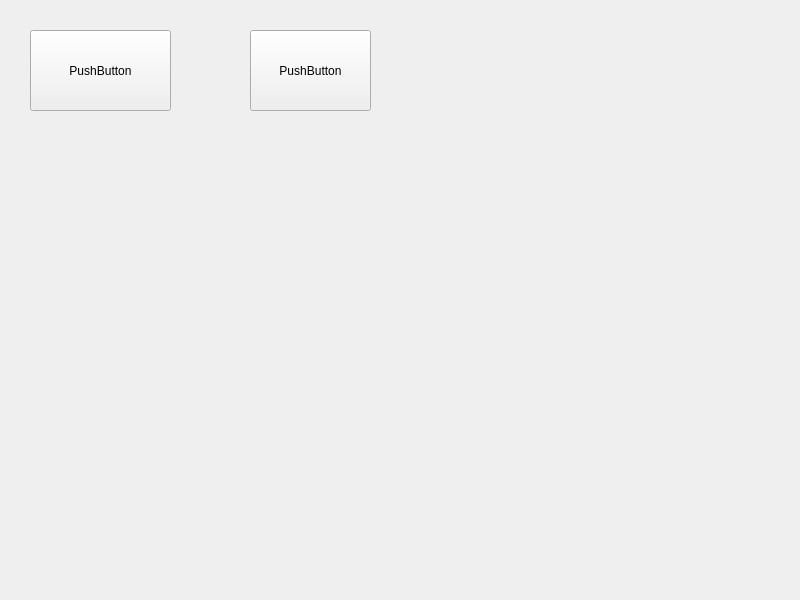
<?xml version="1.0" encoding="UTF-8"?>
<ui version="4.0">
 <class>Button</class>
 <widget class="QMainWindow" name="Button">
  <property name="geometry">
   <rect>
    <x>0</x>
    <y>0</y>
    <width>800</width>
    <height>600</height>
   </rect>
  </property>
  <property name="windowTitle">
   <string>Button</string>
  </property>
  <widget class="QWidget" name="centralwidget">
   <widget class="QPushButton" name="pushButton">
    <property name="geometry">
     <rect>
      <x>30</x>
      <y>30</y>
      <width>141</width>
      <height>81</height>
     </rect>
    </property>
    <property name="text">
     <string>PushButton</string>
    </property>
   </widget>
   <widget class="QPushButton" name="pushButton_2">
    <property name="geometry">
     <rect>
      <x>250</x>
      <y>30</y>
      <width>121</width>
      <height>81</height>
     </rect>
    </property>
    <property name="text">
     <string>PushButton</string>
    </property>
   </widget>
  </widget>
 </widget>
 <resources/>
 <connections/>
</ui>
